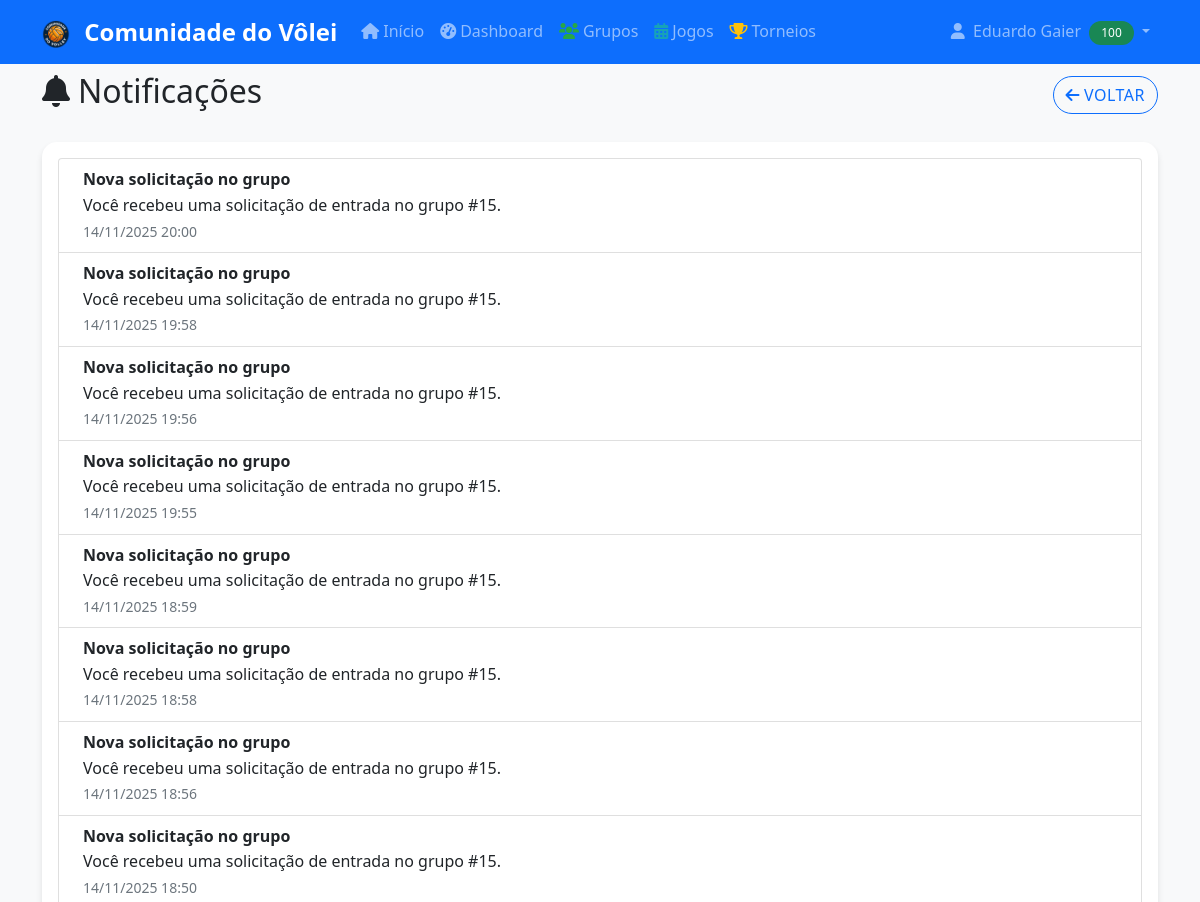
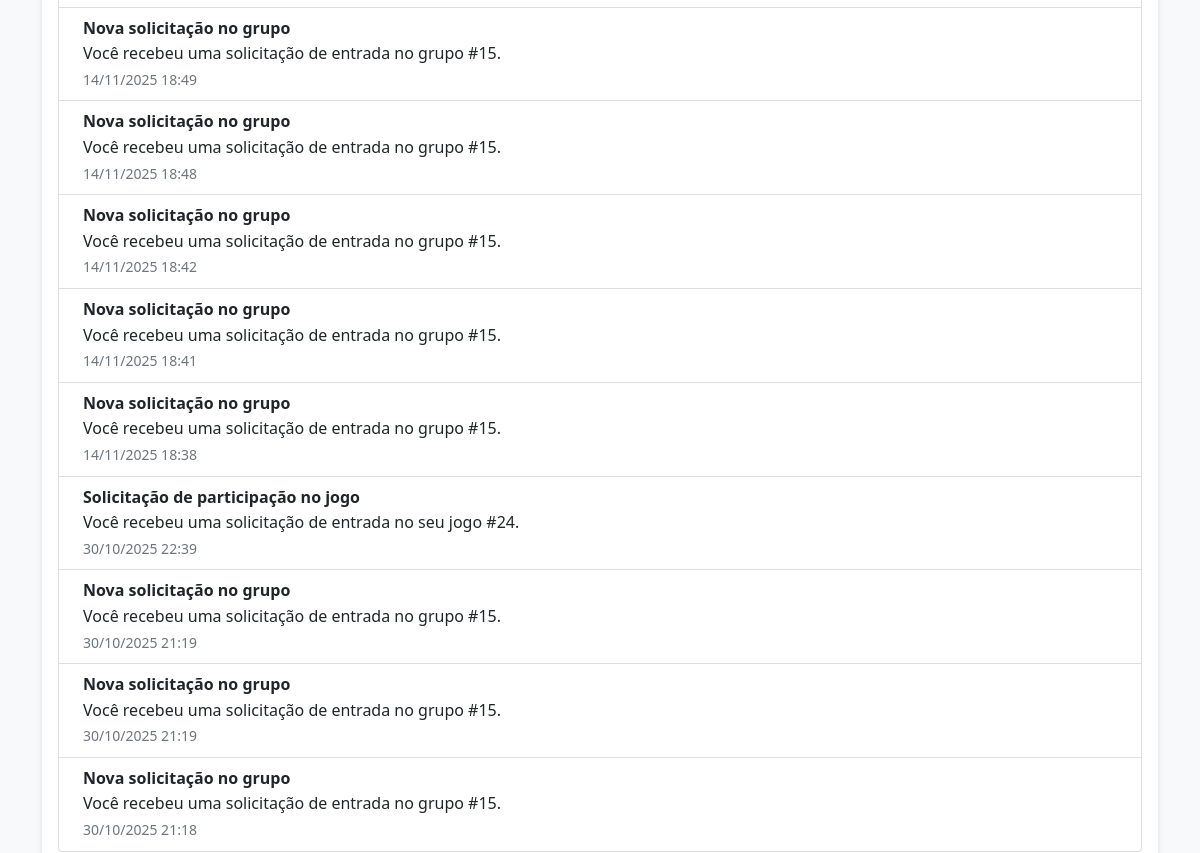
The page /notificacoes.php (signed in, upper part) on the database as committed earlier (2 pictures, top to bottom).
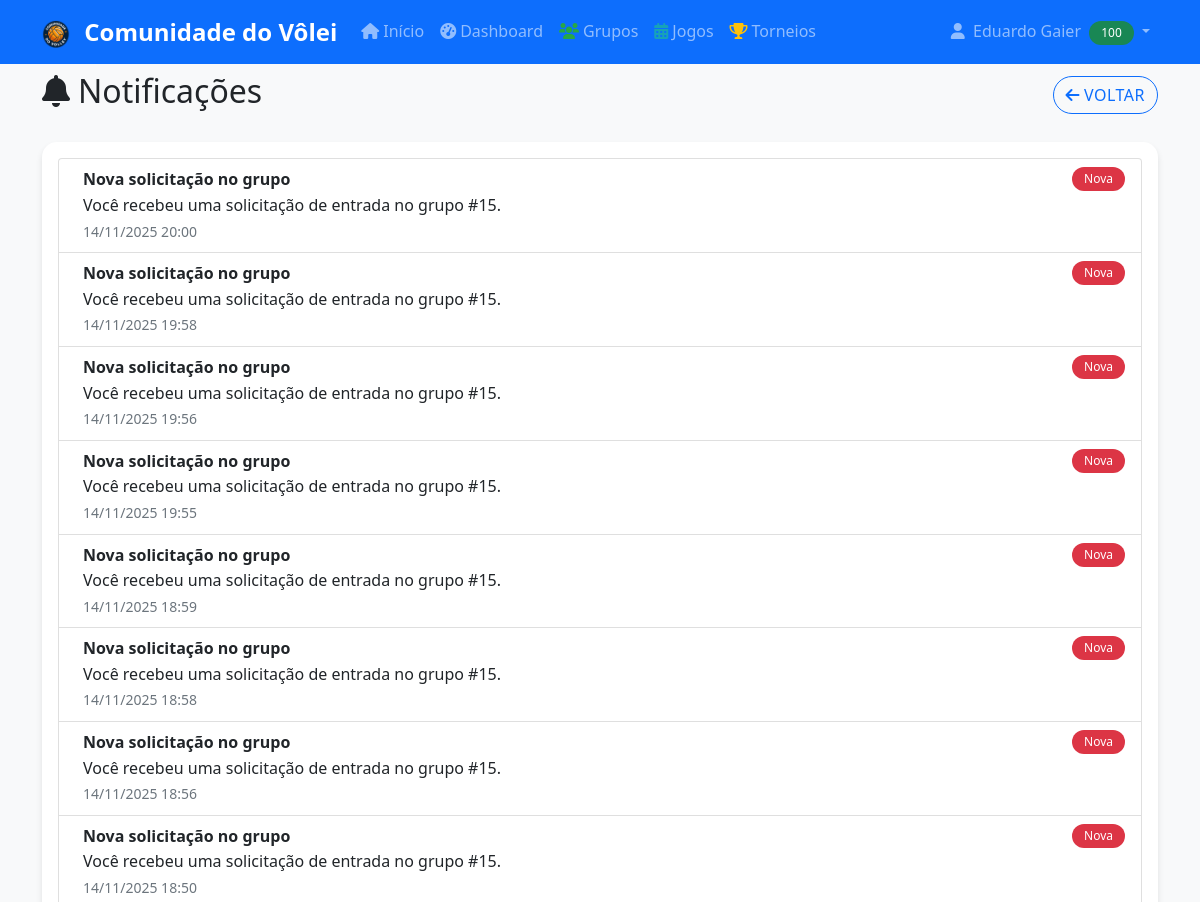
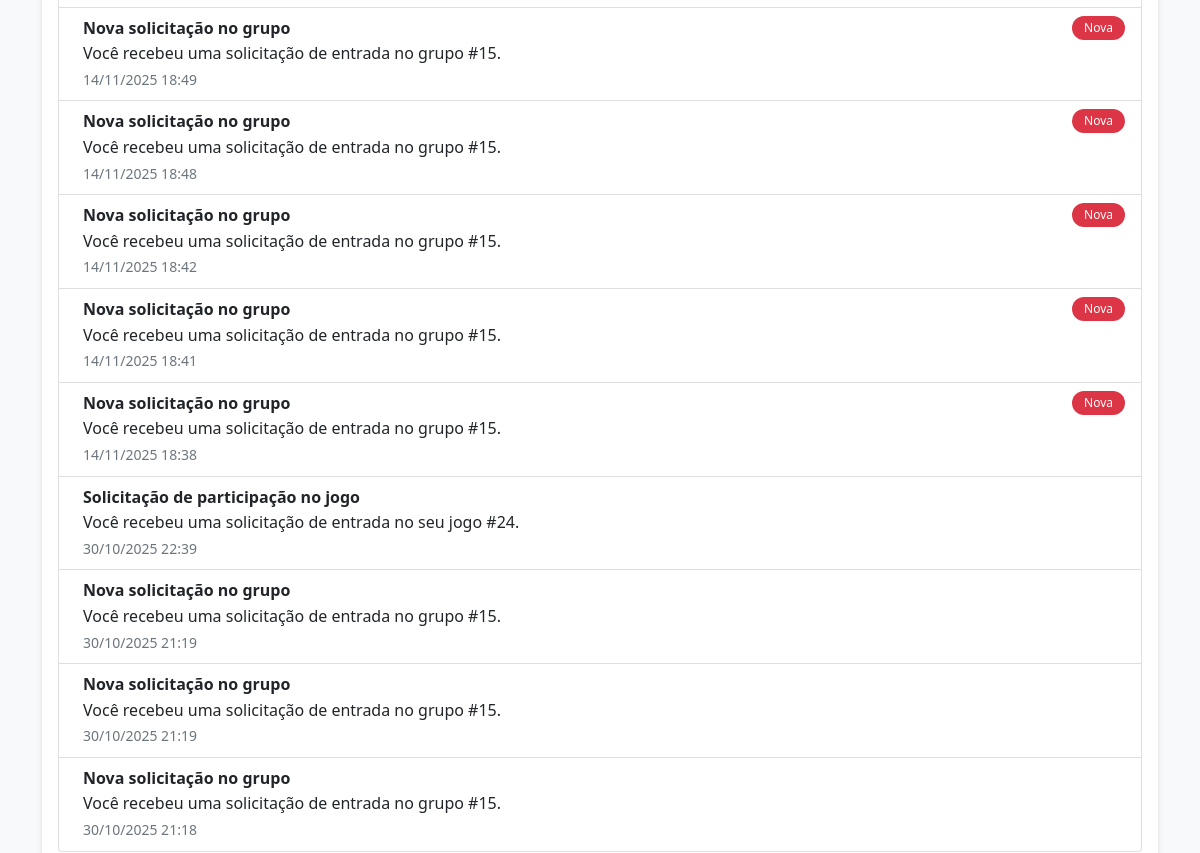
The same page on the database as committed later (2 pictures, top to bottom).
### tables this page shows
CREATE TABLE `notificacoes` (
  `id` int(11) NOT NULL,
  `usuario_id` int(11) NOT NULL,
  `titulo` varchar(100) NOT NULL,
  `mensagem` text NOT NULL,
  `lida` tinyint(1) DEFAULT 0,
  `criada_em` timestamp NOT NULL DEFAULT current_timestamp()
);

### includes/db_connect.php (called while the page is built, shortened)
<?php
function executeQuery($pdo, $sql, $params = []) {
    try {
        $stmt = $pdo->prepare($sql);
        $stmt->execute($params);
        return $stmt;
    } catch(PDOException $e) {
        error_log("Erro na query: " . $e->getMessage());
        return false;
    }
}
?>

### includes/functions.php (called while the page is built, shortened)
<?php
function formatarData($data, $formato = 'd/m/Y H:i') {
    return date($formato, strtotime($data));
}
?>

### notificacoes.php (the view, shortened to what this page needs)
<?php
require_once 'includes/db_connect.php';
require_once 'includes/functions.php';
$notificacoes = [];
$tabelaExiste = false;
try {
    $st = executeQuery($pdo, "SELECT TABLE_NAME FROM INFORMATION_SCHEMA.TABLES WHERE TABLE_SCHEMA = DATABASE() AND TABLE_NAME = 'notificacoes'");
    if ($st && $st->fetch()) { $tabelaExiste = true; }
} catch (Exception $e) {}
if ($tabelaExiste) {
    $stmtN = executeQuery($pdo, "SELECT id, titulo, mensagem, lida, criada_em FROM notificacoes WHERE usuario_id = ? ORDER BY criada_em DESC", [$_SESSION['user_id']]);
    $notificacoes = $stmtN ? $stmtN->fetchAll() : [];
}
include 'includes/header.php';
?>
<div class="row">
    <div class="col-12">
        <div class="d-flex justify-content-between align-items-center mb-4">
            <h2><i class="fas fa-bell me-2"></i>Notificações</h2>
            <a href="dashboard.php" class="btn btn-outline-primary"><i class="fas fa-arrow-left me-1"></i>Voltar</a>
        </div>
    </div>
</div>
<div class="card">
    <div class="card-body">
        <?php if (!$tabelaExiste): ?>
            <div class="alert alert-info">Sistema de notificações ainda não está habilitado.</div>
        <?php elseif (empty($notificacoes)): ?>
            <div class="text-center text-muted py-4">Sem notificações.</div>
        <?php else: ?>
            <div class="list-group">
                <?php foreach ($notificacoes as $n): ?>
                <div class="list-group-item d-flex justify-content-between align-items-start">
                    <div class="ms-2 me-auto">
                        <div class="fw-bold"><?php echo htmlspecialchars($n['titulo']); ?></div>
                        <div><?php echo nl2br(htmlspecialchars($n['mensagem'])); ?></div>
                        <small class="text-muted"><?php echo formatarData($n['criada_em'], 'd/m/Y H:i'); ?></small>
                    </div>
                    <?php if (!$n['lida']): ?><span class="badge bg-danger">Nova</span><?php endif; ?>
                </div>
                <?php endforeach; ?>
            </div>
        <?php endif; ?>
    </div>
  </div>
<?php include 'includes/footer.php'; ?>

Rows that differ between the two databases and show on the page:
changed notificacoes (number 1 of 17 on the later page): now shows "Nova"
changed notificacoes (number 2 of 17 on the later page): now shows "Nova"
changed notificacoes (number 3 of 17 on the later page): now shows "Nova"
changed notificacoes (number 4 of 17 on the later page): now shows "Nova"
changed notificacoes (number 5 of 17 on the later page): now shows "Nova"
changed notificacoes (number 6 of 17 on the later page): now shows "Nova"
changed notificacoes (number 7 of 17 on the later page): now shows "Nova"
changed notificacoes (number 8 of 17 on the later page): now shows "Nova"
changed notificacoes (number 9 of 17 on the later page): now shows "Nova"
changed notificacoes (number 10 of 17 on the later page): now shows "Nova"
changed notificacoes (number 11 of 17 on the later page): now shows "Nova"
changed notificacoes (number 12 of 17 on the later page): now shows "Nova"
changed notificacoes (number 13 of 17 on the later page): now shows "Nova"
